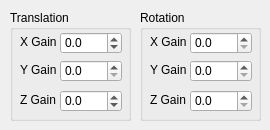
        <widget class="QWidget" name="JoystickVelocity">
         <attribute name="title">
          <string>Velocity</string>
         </attribute>
         <widget class="QGroupBox" name="JoystickVelocityTranslationGroup">
          <property name="geometry">
           <rect>
            <x>10</x>
            <y>10</y>
            <width>121</width>
            <height>111</height>
           </rect>
          </property>
          <property name="title">
           <string>Translation</string>
          </property>
          <widget class="QLabel" name="JoystickVelocityTranslationXGainLabel">
           <property name="geometry">
            <rect>
             <x>10</x>
             <y>24</y>
             <width>41</width>
             <height>16</height>
            </rect>
           </property>
           <property name="text">
            <string>X Gain</string>
           </property>
          </widget>
          <widget class="QDoubleSpinBox" name="JoystickVelocityTranslationZGain">
           <property name="geometry">
            <rect>
             <x>50</x>
             <y>80</y>
             <width>62</width>
             <height>22</height>
            </rect>
           </property>
           <property name="decimals">
            <number>1</number>
           </property>
           <property name="minimum">
            <double>-100.000000000000000</double>
           </property>
           <property name="singleStep">
            <double>0.500000000000000</double>
           </property>
          </widget>
          <widget class="QLabel" name="JoystickVelocityTranslationZGainLabel">
           <property name="geometry">
            <rect>
             <x>10</x>
             <y>82</y>
             <width>41</width>
             <height>16</height>
            </rect>
           </property>
           <property name="text">
            <string>Z Gain</string>
           </property>
          </widget>
          <widget class="QDoubleSpinBox" name="JoystickVelocityTranslationXGain">
           <property name="geometry">
            <rect>
             <x>50</x>
             <y>22</y>
             <width>62</width>
             <height>22</height>
            </rect>
           </property>
           <property name="sizePolicy">
            <sizepolicy hsizetype="Minimum" vsizetype="Fixed">
             <horstretch>0</horstretch>
             <verstretch>0</verstretch>
            </sizepolicy>
           </property>
           <property name="decimals">
            <number>1</number>
           </property>
           <property name="minimum">
            <double>-100.000000000000000</double>
           </property>
           <property name="singleStep">
            <double>0.500000000000000</double>
           </property>
          </widget>
          <widget class="QLabel" name="JoystickVelocityTranslationYGainLabel">
           <property name="geometry">
            <rect>
             <x>10</x>
             <y>52</y>
             <width>41</width>
             <height>16</height>
            </rect>
           </property>
           <property name="text">
            <string>Y Gain</string>
           </property>
          </widget>
          <widget class="QDoubleSpinBox" name="JoystickVelocityTranslationYGain">
           <property name="geometry">
            <rect>
             <x>50</x>
             <y>50</y>
             <width>62</width>
             <height>22</height>
            </rect>
           </property>
           <property name="decimals">
            <number>1</number>
           </property>
           <property name="singleStep">
            <double>0.500000000000000</double>
           </property>
          </widget>
         </widget>
         <widget class="QGroupBox" name="JoystickVelocityRotationGroup">
          <property name="geometry">
           <rect>
            <x>140</x>
            <y>10</y>
            <width>121</width>
            <height>111</height>
           </rect>
          </property>
          <property name="title">
           <string>Rotation</string>
          </property>
          <widget class="QLabel" name="JoystickVelocityRotationXGainLabel">
           <property name="geometry">
            <rect>
             <x>10</x>
             <y>24</y>
             <width>41</width>
             <height>16</height>
            </rect>
           </property>
           <property name="text">
            <string>X Gain</string>
           </property>
          </widget>
          <widget class="QDoubleSpinBox" name="JoystickVelocityRotationZGain">
           <property name="geometry">
            <rect>
             <x>50</x>
             <y>80</y>
             <width>62</width>
             <height>22</height>
            </rect>
           </property>
           <property name="decimals">
            <number>1</number>
           </property>
           <property name="singleStep">
            <double>0.500000000000000</double>
           </property>
          </widget>
          <widget class="QLabel" name="JoystickVelocityRotationZGainLabel">
           <property name="geometry">
            <rect>
             <x>10</x>
             <y>82</y>
             <width>41</width>
             <height>16</height>
            </rect>
           </property>
           <property name="text">
            <string>Z Gain</string>
           </property>
          </widget>
          <widget class="QDoubleSpinBox" name="JoystickVelocityRotationXGain">
           <property name="geometry">
            <rect>
             <x>50</x>
             <y>22</y>
             <width>62</width>
             <height>22</height>
            </rect>
           </property>
           <property name="decimals">
            <number>1</number>
           </property>
           <property name="singleStep">
            <double>0.500000000000000</double>
           </property>
          </widget>
          <widget class="QLabel" name="JoystickVelocityRotationYGainLabel">
           <property name="geometry">
            <rect>
             <x>10</x>
             <y>52</y>
             <width>41</width>
             <height>16</height>
            </rect>
           </property>
           <property name="text">
            <string>Y Gain</string>
           </property>
          </widget>
          <widget class="QDoubleSpinBox" name="JoystickVelocityRotationYGain">
           <property name="geometry">
            <rect>
             <x>50</x>
             <y>50</y>
             <width>62</width>
             <height>22</height>
            </rect>
           </property>
           <property name="decimals">
            <number>1</number>
           </property>
           <property name="singleStep">
            <double>0.500000000000000</double>
           </property>
          </widget>
         </widget>
        </widget>
